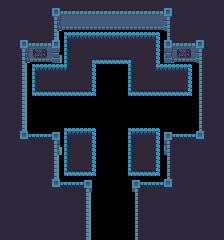

This is a level from a 2D game, rendered from its Tiled map with the project's own tilesets. A one-line summary and the complete map file follow:
An orthogonal 14x15 tile map with 16x16 px tiles, 1 tile layer (Tiles) and 8 objects (5x pebbles, pedestral, golem-inactive, golem_willactivate).

<map version="1.0" orientation="orthogonal" width="14" height="15" tilewidth="16" tileheight="16">
 <tileset firstgid="1" name="tiles" tilewidth="16" tileheight="16">
  <image source="../../tilesets/tiles.png" width="96" height="144" />
 </tileset>
 <layer name="Tiles" width="15" height="15">
  <data>
   <tile gid="8" />
   <tile gid="8" />
   <tile gid="8" />
   <tile gid="4" />
   <tile gid="5" />
   <tile gid="5" />
   <tile gid="5" />
   <tile gid="5" />
   <tile gid="5" />
   <tile gid="5" />
   <tile gid="6" />
   <tile gid="8" />
   <tile gid="8" />
   <tile gid="8" />
   <tile gid="0" />
   <tile gid="8" />
   <tile gid="8" />
   <tile gid="8" />
   <tile gid="10" />
   <tile gid="11" />
   <tile gid="11" />
   <tile gid="11" />
   <tile gid="11" />
   <tile gid="11" />
   <tile gid="11" />
   <tile gid="12" />
   <tile gid="8" />
   <tile gid="8" />
   <tile gid="8" />
   <tile gid="0" />
   <tile gid="8" />
   <tile gid="4" />
   <tile gid="5" />
   <tile gid="46" />
   <tile gid="1" />
   <tile gid="2" />
   <tile gid="2" />
   <tile gid="2" />
   <tile gid="2" />
   <tile gid="3" />
   <tile gid="45" />
   <tile gid="5" />
   <tile gid="6" />
   <tile gid="8" />
   <tile gid="0" />
   <tile gid="8" />
   <tile gid="10" />
   <tile gid="50" />
   <tile gid="52" />
   <tile gid="7" />
   <tile gid="19" />
   <tile gid="14" />
   <tile gid="14" />
   <tile gid="20" />
   <tile gid="9" />
   <tile gid="51" />
   <tile gid="50" />
   <tile gid="12" />
   <tile gid="8" />
   <tile gid="0" />
   <tile gid="8" />
   <tile gid="16" />
   <tile gid="1" />
   <tile gid="2" />
   <tile gid="26" />
   <tile gid="9" />
   <tile gid="0" />
   <tile gid="0" />
   <tile gid="7" />
   <tile gid="25" />
   <tile gid="2" />
   <tile gid="3" />
   <tile gid="18" />
   <tile gid="8" />
   <tile gid="0" />
   <tile gid="8" />
   <tile gid="16" />
   <tile gid="13" />
   <tile gid="14" />
   <tile gid="14" />
   <tile gid="15" />
   <tile gid="0" />
   <tile gid="0" />
   <tile gid="13" />
   <tile gid="14" />
   <tile gid="14" />
   <tile gid="15" />
   <tile gid="18" />
   <tile gid="8" />
   <tile gid="0" />
   <tile gid="8" />
   <tile gid="16" />
   <tile gid="0" />
   <tile gid="0" />
   <tile gid="0" />
   <tile gid="0" />
   <tile gid="0" />
   <tile gid="0" />
   <tile gid="0" />
   <tile gid="0" />
   <tile gid="0" />
   <tile gid="0" />
   <tile gid="18" />
   <tile gid="8" />
   <tile gid="0" />
   <tile gid="8" />
   <tile gid="16" />
   <tile gid="0" />
   <tile gid="0" />
   <tile gid="0" />
   <tile gid="0" />
   <tile gid="0" />
   <tile gid="0" />
   <tile gid="0" />
   <tile gid="0" />
   <tile gid="0" />
   <tile gid="0" />
   <tile gid="18" />
   <tile gid="8" />
   <tile gid="0" />
   <tile gid="8" />
   <tile gid="22" />
   <tile gid="23" />
   <tile gid="34" />
   <tile gid="1" />
   <tile gid="3" />
   <tile gid="0" />
   <tile gid="0" />
   <tile gid="1" />
   <tile gid="3" />
   <tile gid="33" />
   <tile gid="23" />
   <tile gid="24" />
   <tile gid="8" />
   <tile gid="0" />
   <tile gid="8" />
   <tile gid="8" />
   <tile gid="8" />
   <tile gid="40" />
   <tile gid="7" />
   <tile gid="9" />
   <tile gid="0" />
   <tile gid="0" />
   <tile gid="7" />
   <tile gid="9" />
   <tile gid="39" />
   <tile gid="8" />
   <tile gid="8" />
   <tile gid="8" />
   <tile gid="0" />
   <tile gid="8" />
   <tile gid="8" />
   <tile gid="8" />
   <tile gid="16" />
   <tile gid="13" />
   <tile gid="15" />
   <tile gid="0" />
   <tile gid="0" />
   <tile gid="13" />
   <tile gid="15" />
   <tile gid="18" />
   <tile gid="8" />
   <tile gid="8" />
   <tile gid="8" />
   <tile gid="0" />
   <tile gid="8" />
   <tile gid="8" />
   <tile gid="8" />
   <tile gid="22" />
   <tile gid="23" />
   <tile gid="34" />
   <tile gid="0" />
   <tile gid="0" />
   <tile gid="33" />
   <tile gid="23" />
   <tile gid="24" />
   <tile gid="8" />
   <tile gid="8" />
   <tile gid="8" />
   <tile gid="0" />
   <tile gid="8" />
   <tile gid="8" />
   <tile gid="8" />
   <tile gid="8" />
   <tile gid="8" />
   <tile gid="16" />
   <tile gid="0" />
   <tile gid="0" />
   <tile gid="18" />
   <tile gid="8" />
   <tile gid="8" />
   <tile gid="8" />
   <tile gid="8" />
   <tile gid="8" />
   <tile gid="0" />
   <tile gid="8" />
   <tile gid="8" />
   <tile gid="8" />
   <tile gid="8" />
   <tile gid="8" />
   <tile gid="16" />
   <tile gid="0" />
   <tile gid="0" />
   <tile gid="18" />
   <tile gid="8" />
   <tile gid="8" />
   <tile gid="8" />
   <tile gid="8" />
   <tile gid="8" />
   <tile gid="0" />
   <tile gid="8" />
   <tile gid="8" />
   <tile gid="8" />
   <tile gid="8" />
   <tile gid="8" />
   <tile gid="16" />
   <tile gid="0" />
   <tile gid="0" />
   <tile gid="18" />
   <tile gid="8" />
   <tile gid="8" />
   <tile gid="8" />
   <tile gid="8" />
   <tile gid="8" />
   <tile gid="0" />
  </data>
 </layer>
 <objectgroup name="Objects" width="0" height="0">
  <object name="pedestral" x="104" y="72" width="16" height="16" />
  <object name="golem-inactive" x="32" y="96" width="32" height="32" />
  <object name="golem_willactivate" x="160" y="96" width="32" height="32" />
  <object name="pebbles" x="64" y="96" width="16" height="16" />
  <object name="pebbles" x="80" y="112" width="16" height="16" />
  <object name="pebbles" x="128" y="96" width="16" height="16" />
  <object name="pebbles" x="128" y="112" width="16" height="16" />
  <object name="pebbles" x="112" y="144" width="16" height="16" />
 </objectgroup>
</map>